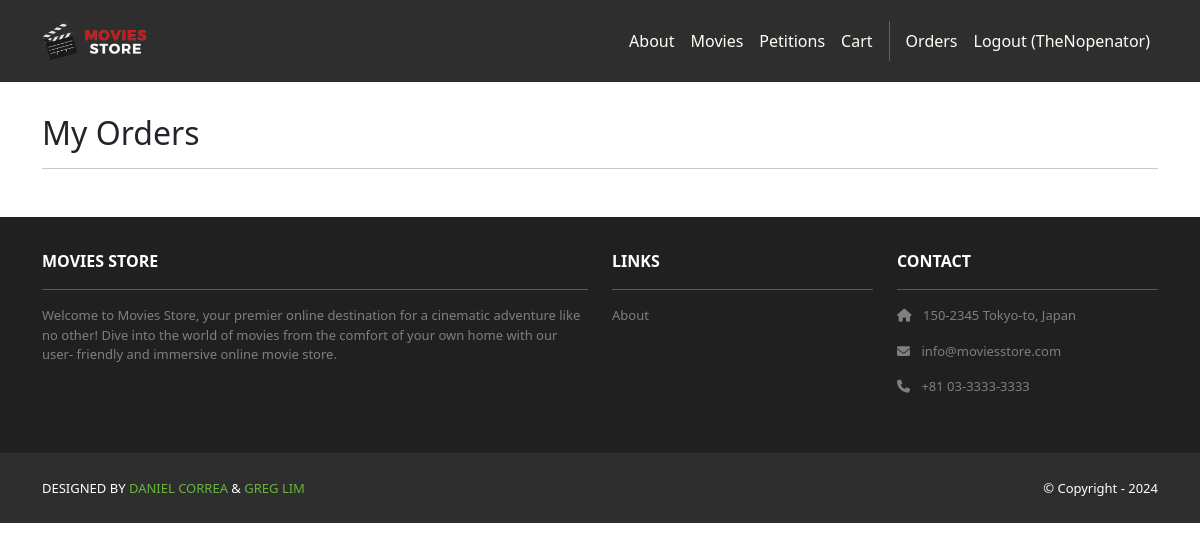
The page /accounts/orders/ (signed in) on the database as committed earlier.
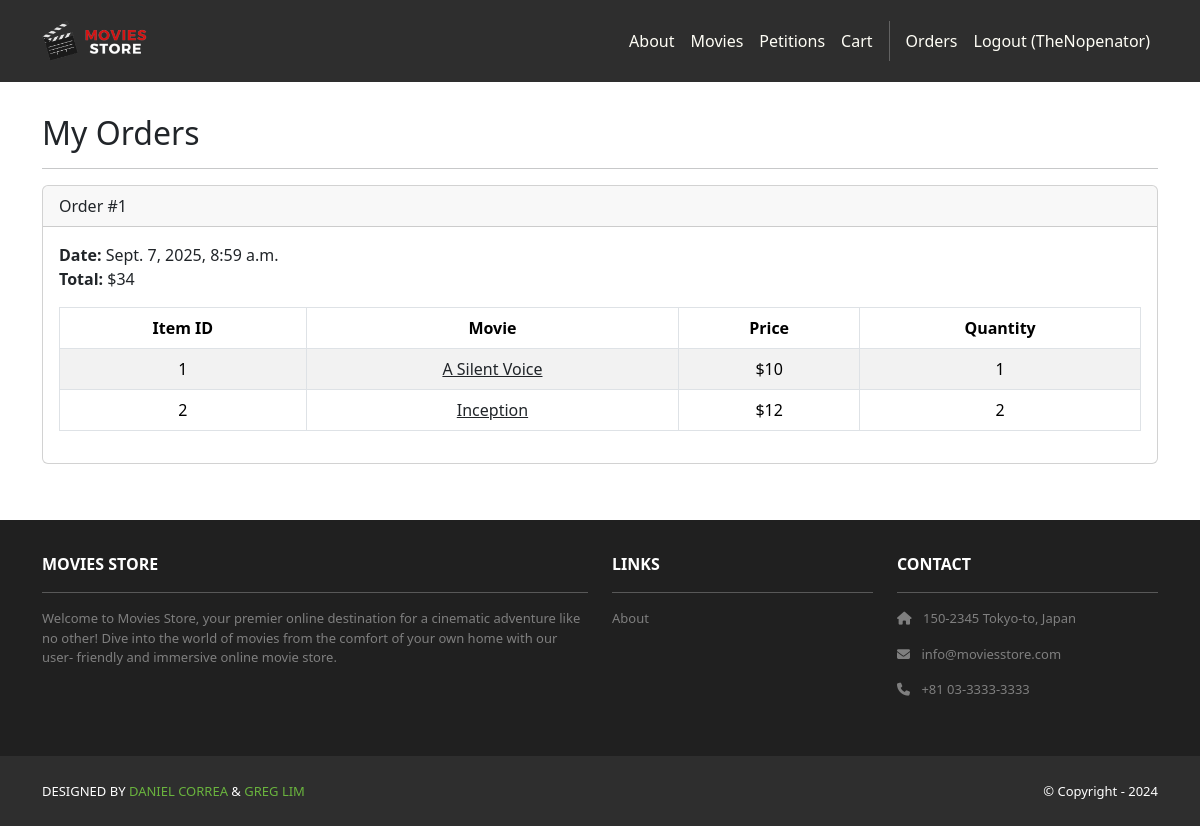
The same page on the database as committed later.
### cart/models.py (models this page shows, shortened)
class Order(models.Model):
    id = models.AutoField(primary_key=True)
    total = models.IntegerField()
    date = models.DateTimeField(auto_now_add=True)
    user = models.ForeignKey(User, on_delete=models.CASCADE)

class Item(models.Model):
    id = models.AutoField(primary_key=True)
    price = models.IntegerField()
    quantity = models.IntegerField()
    order = models.ForeignKey(Order, on_delete=models.CASCADE)
    movie = models.ForeignKey(Movie, on_delete=models.CASCADE)

### movies/models.py (models this page shows, shortened)
class Movie(models.Model):
    id = models.AutoField(primary_key=True)
    name = models.CharField(max_length=255)
    price = models.IntegerField()
    description = models.TextField()
    image = models.ImageField(upload_to='movie_images/')

### accounts/views.py (the view)
# urls.py: path('orders/', views.orders, name='accounts.orders'),
@login_required
def orders(request):
    template_data = {}
    template_data['title'] = 'Orders'
    template_data['orders'] = request.user.order_set.all()
    return render(request, 'accounts/orders.html', {'template_data': template_data})

### accounts/templates/accounts/orders.html
{% extends 'base.html' %}
{% block content %}
<div class="p-3">
  <div class="container">
    <div class="row mt-3">
      <div class="col mx-auto mb-3">
        <h2>My Orders</h2>
        <hr />
        {% for order in template_data.orders %}
        <div class="card mb-4">
          <div class="card-header">
            Order #{{ order.id }}
          </div>
          <div class="card-body">
            <b>Date:</b> {{ order.date }}<br />
            <b>Total:</b> ${{ order.total }}<br />
            <table class="table table-bordered
              table-striped text-center mt-3">
              <thead>
                <tr>
                  <th scope="col">Item ID</th>
                  <th scope="col">Movie</th>
                  <th scope="col">Price</th>
                  <th scope="col">Quantity</th>
                </tr>
              </thead>
              <tbody>
                {% for item in order.item_set.all %}
                <tr>
                  <td>{{ item.movie.id }}</td>
                  <td>
                    <a class="link-dark"
                      href="{% url 'movies.show'
                      id=item.movie.id %}">
                      {{ item.movie.name }}
                    </a>
                  </td>
                  <td>${{ item.movie.price }}</td>
                  <td>{{ item.quantity }}</td>
                </tr>
                {% endfor %}
              </tbody>
            </table>
          </div>
        </div>
        {% endfor %}
      </div>
    </div>
  </div>
</div>
{% endblock content %}

### moviesstore/templates/base.html (shortened to what this page needs)
<!DOCTYPE html>
<html>
  {% load static %}
  <head>
    <link href=
      "https://cdn.jsdelivr.net/npm/bootstrap@5.3.3/dist/css/bootstrap.min.css" rel="stylesheet"
>
    <link rel=
      "stylesheet"  href="https://cdnjs.cloudflare.com/ajax/libs/font-awesome/6.1.1/css/all.min.css">
    <link rel="stylesheet" type="text/css"
      href="{% static 'css/style.css' %}">
  </head>
  <body>
    <nav class="p-3 navbar navbar-dark bg-dark navbar-expand-lg">
      <div class="container">
        <a class="navbar-brand"
           href="{% url 'home.index' %}">
          <img src="{% static 'img/logo.png' %}" alt="logo"
               height="40" />
        </a>
        <div class="collapse navbar-collapse"
             id="navbarNavAltMarkup">
          <div class="navbar-nav ms-auto navbar-ml">
            <a class="nav-link"
               href="{% url 'home.about' %}">About</a>
            <a class="nav-link"
               href="{% url 'movies.index' %}">Movies</a>
            <a class="nav-link"
               href="{% url 'movies.petition_list' %}">Petitions</a>
            <a class="nav-link"
               href="{% url 'cart.index' %}">Cart</a>
            {% if user.is_authenticated %}
            <a class="nav-link" href="{% url 'accounts.orders' %}">Orders
            </a>
            <a class="nav-link"
              href="{% url 'accounts.logout' %}">Logout ({{ user.username }})</a>
            {% endif %}
          </div>
        </div>
      </div>
    </nav>
    <div>
      {% block content %}
      {% endblock content %}
    </div>
     <section class="p-3 ms-footer d-none d-md-block">
      <div class="container">
        <div class="row mt-3 text-white">
          <div class="col-md-6 col-lg-6 col-xl-6 mx-auto mb-4">
            <b>MOVIES STORE</b>
            <hr />
            <p>
              Welcome to Movies Store, your premier online
              destination for a cinematic adventure like no
              other! Dive into the world of movies from the
              comfort of your own home with our user-
              friendly and immersive online movie store.
            </p>
          </div>
          <div class="col-md-3 col-lg-3 col-xl-3 mx-auto mb-4">
            <b>LINKS</b>
            <hr />
            <p><a class="nav-link"
              href="{% url 'home.about' %}">
              About
            </a></p>
          </div>
          <div class="col-md-3 col-lg-3 col-xl-3 mx-auto mb-4">
            <b>CONTACT</b>
            <hr />
            <p><i class="fas fa-home me-2"></i>
              150-2345 Tokyo-to, Japan
            </p>
            <p><i class="fas fa-envelope me-2"></i>
              info@moviesstore.com
            </p>
            <p><i class="fas fa-phone me-2"></i>
              +81 03-3333-3333
            </p>
          </div>
        </div>
      </div>
    </section>
    <section class="p-3 ms-footer-bottom bg-dark">
      <div class="container d-flex justify-content-between">
        <div class="me-5 text-white">
          <span>DESIGNED BY
            <a href="https://www.x.com/danielgarax"
            target="_blank">DANIEL CORREA</a> &
            <a href="https://www.x.com/greglim81"
            target="_blank">GREG LIM</a>
          </span>
        </div>
        <div class="text-white">
          <span>© Copyright - 2024</span>
        </div>
      </div>
    </section>
  </body>
</html>

### moviesstore/static/css/style.css (style rules this page uses)
.navbar a.nav-link { color: #FFFEF6 !important; }
.bg-dark { background-color: #2E2E2E !important; }
.ms-footer { background-color: #202020; }
.ms-footer p { color: #7F7F7F; font-size: 13px; }
.ms-footer-bottom span { font-size: 13px; line-height: 38px; }
.ms-footer-bottom a { color: #6ab43e; text-decoration: none; }

Rows that differ between the two databases and show on the page:
added Order: id "1", date "Sept. 7, 2025, 8:59 a.m.", total "34"
added Item: movie.id "1", movie.name "A Silent Voice", movie.price "10", quantity "1"
added Item: movie.id "2", movie.name "Inception", movie.price "12", quantity "2"
